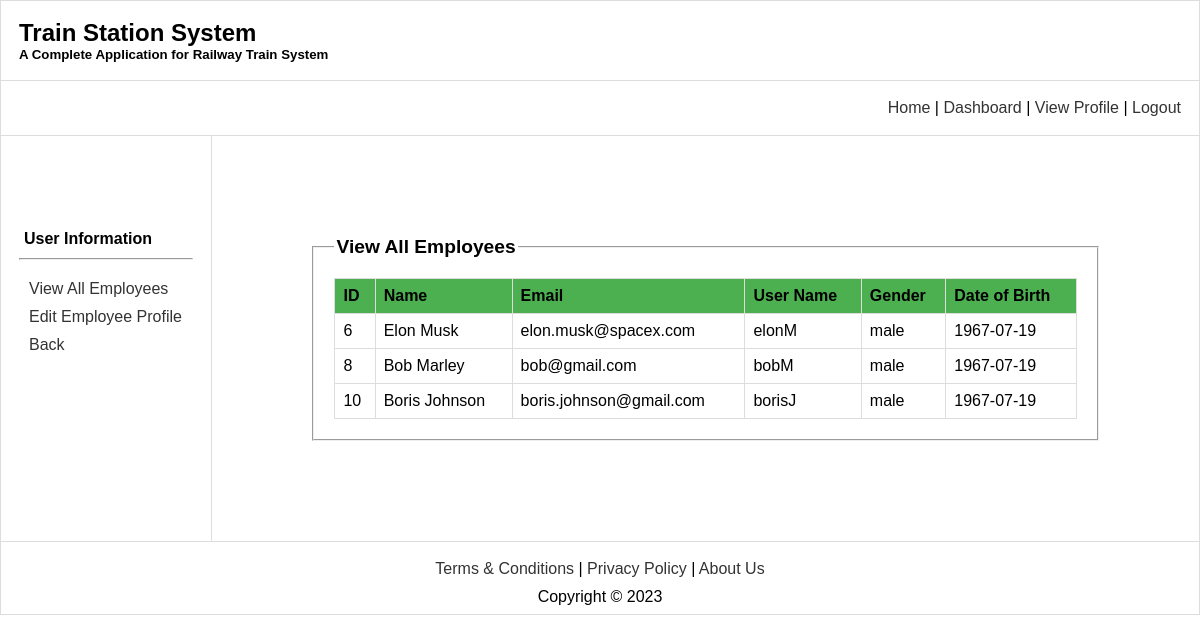
Screenshot of /view/viewEmployee.php (signed in) with the database file from the repository.
### tables this page shows
CREATE TABLE `registration` (
  `id` int(11) NOT NULL,
  `name` varchar(255) NOT NULL,
  `email` varchar(255) NOT NULL,
  `username` varchar(255) NOT NULL,
  `password` varchar(255) NOT NULL,
  `userType` text NOT NULL,
  `gender` text NOT NULL,
  `dob` date NOT NULL,
  `profile_image` varchar(255) NOT NULL
);

### view/viewEmployee.php (the view, shortened to what this page needs)
<!DOCTYPE html>
<html lang="en">
<head>
</head>
<body>
    <table border="2" align="center" width="1080px">
        <tr>
            <td colspan="2" align="left">
                <nav>
                    <h1>Train Station System</h1>
                    <h5>A Complete Application for Railway Train System</h5>
                </nav>
            </td>
        </tr>
        <tr>
            <td align="right" colspan="2" style="text-align: right;">
                <nav>
                    <a href="adminHome.php">Home</a> |
                    <a href="adminDash.php">Dashboard</a> |
                    <a href="viewProfile.php">View Profile</a> |
                    <a href="../controller/logout.php">Logout</a>
                </nav>
            </td>
        </tr>
        <tr>
            <td style="padding-bottom: 100px">
                <h4 style="margin-top: 15px; margin-left: 15px; margin-bottom: 10px">
                    User Information
                </h4>
                <hr style="margin: 0 10px" />
                <ul style="margin-left: 20px; margin-top: 20px">
                    <li><a href="viewEmployee.php">View All Employees</a></li>
                    <li><a href="editEmployee.php">Edit Employee Profile</a></li>
                    <li><a href="viewProfile.php">Back</a></li>
                </ul>
            </td>
            <td style="padding: 80px">
                <fieldset>
                    <legend>View All Employees</legend>
                    <table>
                        <tr>
                            <th>ID</th>
                            <th>Name</th>
                            <th>Email</th>
                            <th>User Name</th>
                            <th>Gender</th>
                            <th>Date of Birth</th>
                        </tr>
                        <?php
                            $con = getConnection();
                            $sql = "select * from registration";
                            $result = mysqli_query($con, $sql);
                            while ($row = mysqli_fetch_assoc($result)) {
                                if ($row['userType'] == 'employee') {
                                    echo
                                    "<tr>
                                        <td>$row[id]</td>
                                        <td>$row[name]</td>
                                        <td>$row[email]</td>
                                        <td>$row[username]</td>
                                        <td>$row[gender]</td>
                                        <td>$row[dob]</td>
                                    </tr>";
                                }
                            }
                        ?>
                    </table>
                </fieldset>
            </td>
        </tr>
        <tr align="center">
  <td colspan="2" style="text-align: center;">
    <nav>
      <a href="t&c.html">Terms & Conditions</a> |
      <a href="privacyPolicy.html">Privacy Policy</a> |
      <a href="aboutUs.html">About Us</a>
    </nav>
    <footer>Copyright &copy; 2023</footer>
  </td>
</tr>
    </table>
</body>
</html>

### view/viewEmployee.php (style rules this page uses)
body { font-family: Arial, sans-serif; margin: 0; padding: 0; }
table { width: 100%; border-collapse: collapse; }
nav { padding: 10px; }
h1, h5 { margin: 0; }
h4 { margin-top: 15px; margin-left: 15px; margin-bottom: 10px; }
hr { margin: 0 10px; }
ul { list-style-type: none; padding: 0; margin-left: 20px; margin-top: 20px; }
li { margin-bottom: 10px; }
a { text-decoration: none; color: #333; transition: color 0.3s ease; }
td { padding: 15px; }
fieldset { margin: 20px; padding: 20px; }
legend { font-size: 1.2em; font-weight: bold; }
table { border: 1px solid #ddd; width: 100%; border-collapse: collapse; }
th, td { border: 1px solid #ddd; padding: 8px; text-align: left; }
th { background-color: #4CAF50; }

### rows the page displays
registration: id "6", name "Elon Musk", email "elon.musk@spacex.com", username "elonM", gender "male", dob "1967-07-19"
registration: id "8", name "Bob Marley", email "bob@gmail.com", username "bobM", gender "male", dob "1967-07-19"
registration: id "10", name "Boris Johnson", email "boris.johnson@gmail.com", username "borisJ", gender "male", dob "1967-07-19"
